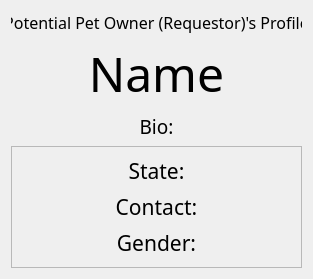
<?xml version="1.0" encoding="UTF-8"?>
<ui version="4.0">
 <class>viewuserprofile</class>
 <widget class="QWidget" name="viewuserprofile">
  <property name="geometry">
   <rect>
    <x>0</x>
    <y>0</y>
    <width>313</width>
    <height>239</height>
   </rect>
  </property>
  <property name="windowTitle">
   <string>Form</string>
  </property>
  <layout class="QVBoxLayout" name="verticalLayout_15">
   <item>
    <layout class="QVBoxLayout" name="verticalLayout_13">
     <item>
      <widget class="QLabel" name="title">
       <property name="minimumSize">
        <size>
         <width>159</width>
         <height>0</height>
        </size>
       </property>
       <property name="font">
        <font>
         <family>Manjari</family>
         <pointsize>12</pointsize>
        </font>
       </property>
       <property name="text">
        <string>Potential Pet Owner (Requestor)'s Profile</string>
       </property>
       <property name="alignment">
        <set>Qt::AlignCenter</set>
       </property>
      </widget>
     </item>
     <item>
      <layout class="QVBoxLayout" name="verticalLayout_14">
       <item>
        <widget class="QLabel" name="name">
         <property name="minimumSize">
          <size>
           <width>157</width>
           <height>0</height>
          </size>
         </property>
         <property name="font">
          <font>
           <family>Manjari</family>
           <pointsize>36</pointsize>
          </font>
         </property>
         <property name="text">
          <string>Name</string>
         </property>
         <property name="alignment">
          <set>Qt::AlignCenter</set>
         </property>
        </widget>
       </item>
       <item>
        <widget class="QLabel" name="bio">
         <property name="minimumSize">
          <size>
           <width>157</width>
           <height>0</height>
          </size>
         </property>
         <property name="font">
          <font>
           <family>Manjari</family>
           <pointsize>14</pointsize>
          </font>
         </property>
         <property name="text">
          <string>Bio:</string>
         </property>
         <property name="alignment">
          <set>Qt::AlignCenter</set>
         </property>
        </widget>
       </item>
      </layout>
     </item>
    </layout>
   </item>
   <item>
    <widget class="QFrame" name="frame">
     <property name="font">
      <font>
       <family>Manjari</family>
       <pointsize>22</pointsize>
       <weight>75</weight>
       <bold>true</bold>
      </font>
     </property>
     <property name="frameShape">
      <enum>QFrame::StyledPanel</enum>
     </property>
     <property name="frameShadow">
      <enum>QFrame::Sunken</enum>
     </property>
     <property name="lineWidth">
      <number>100</number>
     </property>
     <layout class="QVBoxLayout" name="verticalLayout_11">
      <item>
       <layout class="QVBoxLayout" name="verticalLayout_12">
        <item>
         <widget class="QLabel" name="addr">
          <property name="font">
           <font>
            <family>Manjari</family>
            <pointsize>16</pointsize>
            <weight>50</weight>
            <bold>false</bold>
           </font>
          </property>
          <property name="text">
           <string>State:</string>
          </property>
          <property name="alignment">
           <set>Qt::AlignCenter</set>
          </property>
         </widget>
        </item>
        <item>
         <widget class="QLabel" name="contact">
          <property name="font">
           <font>
            <family>Manjari</family>
            <pointsize>16</pointsize>
            <weight>50</weight>
            <bold>false</bold>
           </font>
          </property>
          <property name="text">
           <string>Contact:</string>
          </property>
          <property name="alignment">
           <set>Qt::AlignCenter</set>
          </property>
         </widget>
        </item>
        <item>
         <widget class="QLabel" name="gender">
          <property name="font">
           <font>
            <family>Manjari</family>
            <pointsize>16</pointsize>
            <weight>50</weight>
            <bold>false</bold>
           </font>
          </property>
          <property name="text">
           <string>Gender:</string>
          </property>
          <property name="alignment">
           <set>Qt::AlignCenter</set>
          </property>
         </widget>
        </item>
       </layout>
      </item>
     </layout>
    </widget>
   </item>
  </layout>
 </widget>
 <resources/>
 <connections/>
</ui>
